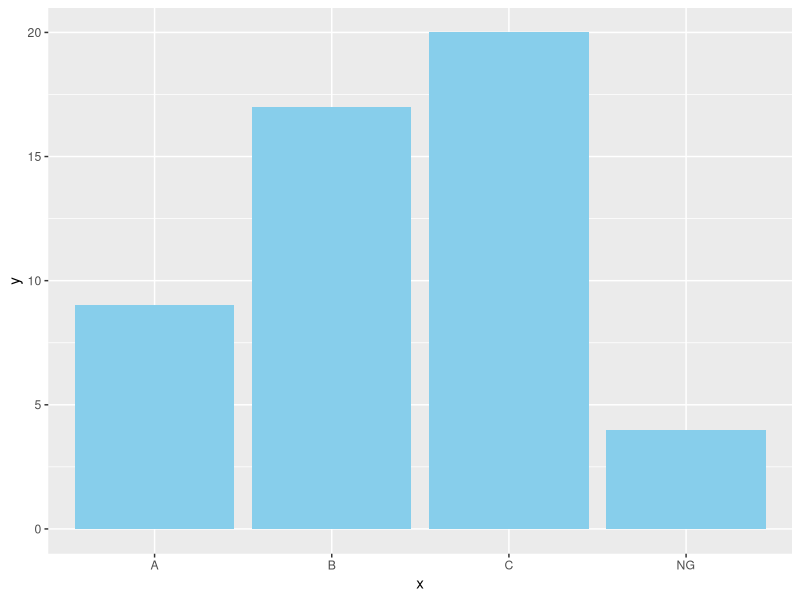
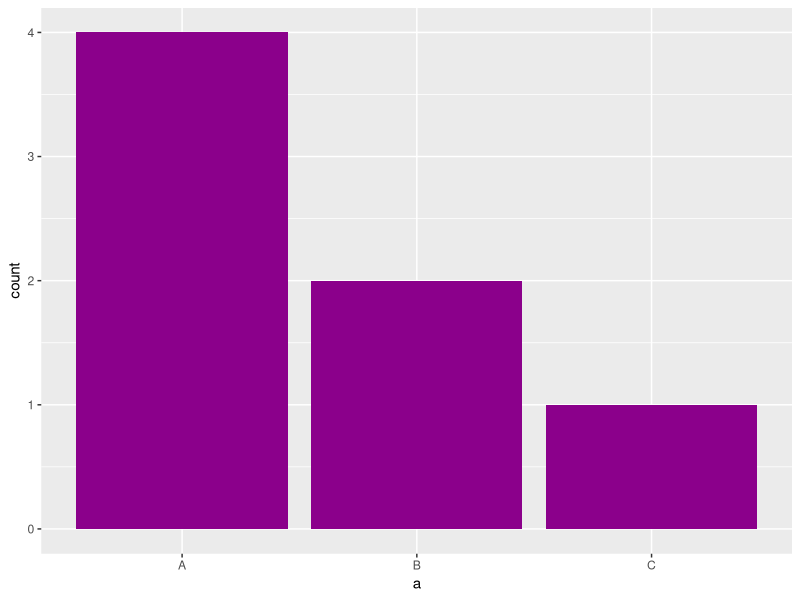

Write R code to recreate these figures, in order.

library("ggplot2")

x <- c("A","B","C","NG")
y <- as.numeric(c(9,17,20,4))

ggplot() + geom_col(mapping = aes(x,y), data = data.frame(y), fill = "skyblue") 

a <-c("A","A","A","A","B","B","C")

ggplot() + geom_bar(mapping = aes(a), data = data.frame(a), fill = "magenta4")

Ω = 20 
